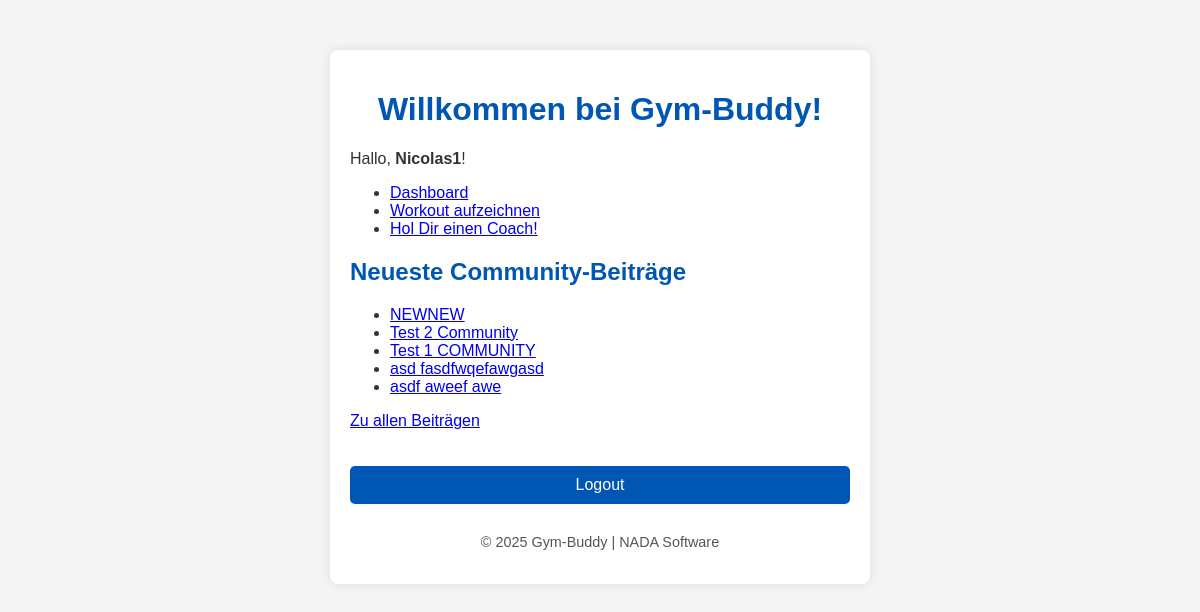
Before: / (signed in) with the older database file.
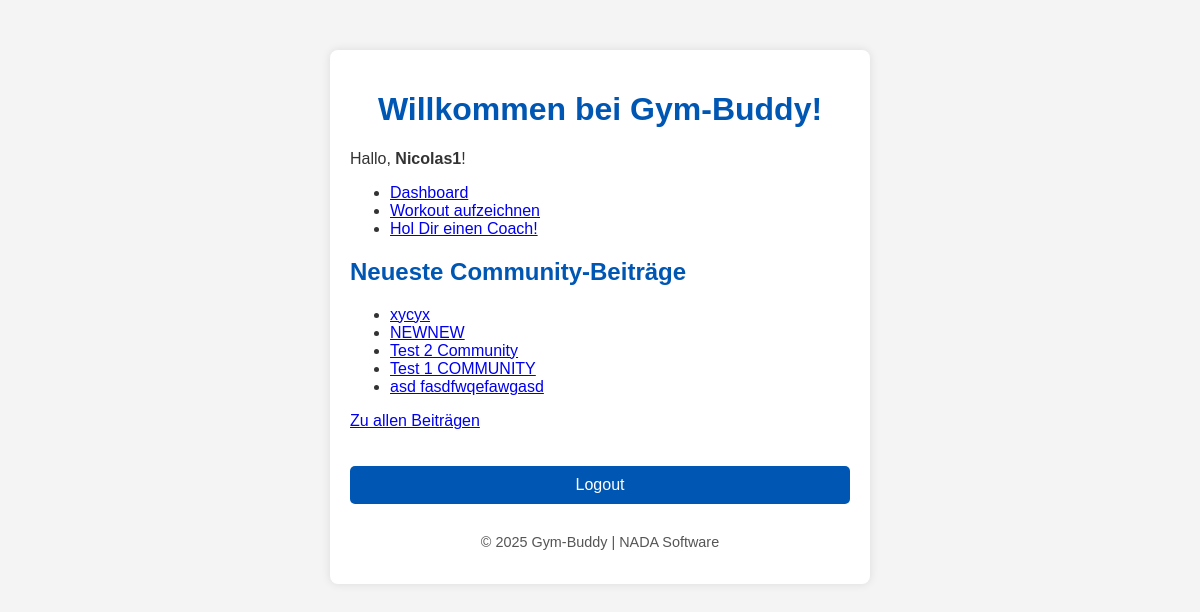
After: the same page with the newer database file.
### blog/models.py (models this page shows, shortened)
class Article(models.Model):
    title = models.CharField(
        max_length=_TITLE_MAX_LENGTH,
        validators=[
            MinLengthValidator(
                _TITLE_MIN_LENGTH,
                message=f"Titel ist zu kurz (min. {_TITLE_MIN_LENGTH} Zeichen).",
            ),
        ],
    )
    content = models.TextField(
        validators=[
            MinLengthValidator(
                _CONTENT_MIN_LENGTH,
                message=f"Inhalt ist zu kurz (min. {_CONTENT_MIN_LENGTH} Zeichen).",
            ),
            MaxLengthValidator(
                _CONTENT_MAX_LENGTH,
                message=f"Inhalt ist zu lang (max. {_CONTENT_MAX_LENGTH} Zeichen).",
            ),
        ]
    )
    created_at = models.DateTimeField(auto_now_add=True)

### blog/views.py (the view)
# urls.py: path("", views.article_list, name="article_list"),
def article_list(request):
    articles = Article.objects.all().order_by('-id')[:5]
    is_admin = request.user.is_authenticated and request.user.groups.filter(name="Admin").exists()
    return render(request, "article_list.html", {"articles": articles, "is_admin": is_admin})

### blog/templates/article_list.html (shortened to what this page needs)
{% load static %}
<!DOCTYPE html>
<html lang="de">
<head>
    <link rel="stylesheet" href="{% static 'style.css' %}">
</head>
<body>
    <div class="container">
        <header class="text-center">
            <h1>Willkommen bei Gym-Buddy!</h1>
        </header>
        {% if user.is_authenticated %}
            <p class="text-center">Hallo, <strong>{{ user.username }}</strong>!</p>
            <nav>
                <ul class="nav-list">
                    <li><a href="{% url 'dashboard' %}">Dashboard</a></li>
                    <li><a href="{% url 'workout_create' %}">Workout aufzeichnen</a></li>
                    <li><a href="{% url 'all_coach' %}">Hol Dir einen Coach!</a></li>
                </ul>
            </nav>
            <section>
                <h2>Neueste Community-Beiträge</h2>
                <ul class="article-list">
                    {% for article in articles %}
                        <li>
                            <a href="{% url 'article_detail' article.pk %}">{{ article.title }}</a>
                        </li>
                    {% empty %}
                        <p>Keine Artikel verfügbar.</p>
                    {% endfor %}
                </ul>
                <p class="text-center mt-2"><a href="{% url 'all_community' %}">Zu allen Beiträgen</a></p>
            </section>
            <form method="post" action="{% url 'logout' %}" class="logout-form">
                <button type="submit" class="logout-button">Logout</button>
            </form>
        {% else %}
            <p class="text-center">
                Welcome! Bitte <a href="{% url 'login' %}">logge dich ein</a> oder
                <a href="{% url 'register' %}">registriere dich</a>, um alle Funktionen zu nutzen.
            </p>
        {% endif %}
        <footer>
            <p>&copy; 2025 Gym-Buddy | NADA Software</p>
        </footer>
    </div>
</body>
</html>

Changed rows visible on the page:
no longer on this page (row unchanged): Article: title "asdf aweef awe"
added Article: title "xycyx"
